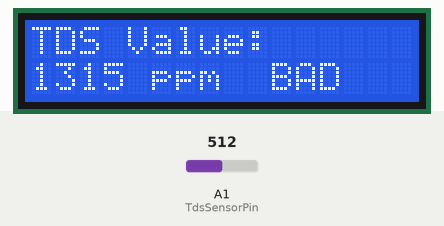
A sketch run on a simulated Arduino Uno, built with avr-gcc and run on an emulated ATmega328P. On the bench: 16×2 character LCD. Inputs (shaded band) come from the test bench; at power-on: A1 (TdsSensorPin) = 512. What the sketch prints to the serial monitor is not drawn.

Above: at 1.2 s.
1.3 s: A1 (TdsSensorPin) set to 460
At 2.6 s:
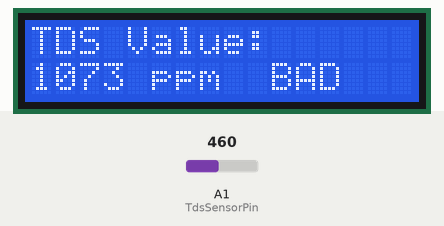
3.1 s: A1 (TdsSensorPin) set to 426
At 4.3 s:
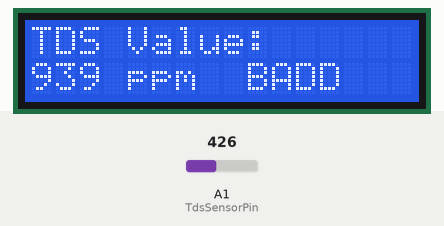
4.6 s: A1 (TdsSensorPin) set to 184
At 5.9 s:
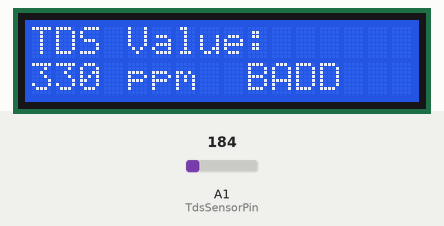
6.2 s: A1 (TdsSensorPin) set to 159
At 6.7 s:
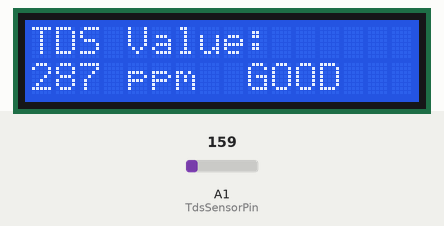
7.7 s: A1 (TdsSensorPin) set to 57
At 8.5 s:
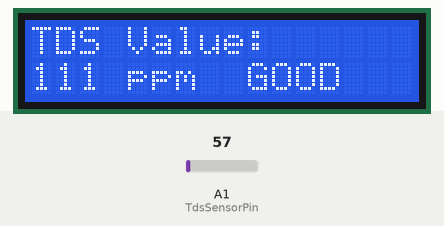
9.3 s: A1 (TdsSensorPin) set to 45
At 10.2 s:
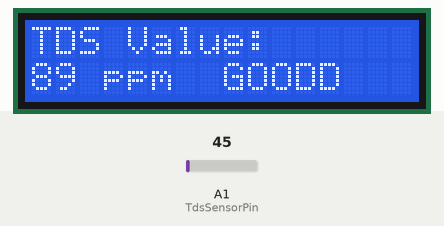
Timing chart, 0 to 11.8 s (numbered marks = the images above; inputs shaded):
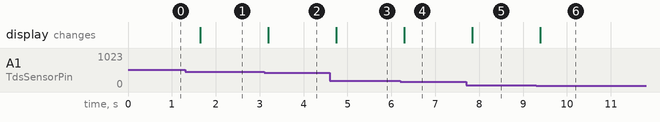

Measured:
- the behaviour switches between 442 and 441 on A1 (TdsSensorPin) (found by bisection; images 1 and 2)
- the behaviour switches between 167 and 166 on A1 (TdsSensorPin) (found by bisection; images 3 and 4)
- the behaviour switches between 51 and 50 on A1 (TdsSensorPin) (found by bisection; images 5 and 6)
- after the input at 1.3 s, the display: changes after 0.35 s (image 1)
- after the input at 3.1 s, the display: changes after 0.10 s (image 2)
- after the input at 4.6 s, the display: changes after 0.15 s (image 3)
- after the input at 6.2 s, the display: changes after 0.09 s (image 4)
- after the input at 7.7 s, the display: changes after 0.14 s (image 5)
- after the input at 9.3 s, the display: changes after 0.09 s (image 6)

The sketch:

TDS_SENSOR.ino
```cpp
#include <EEPROM.h>
#include "GravityTDS.h"
#include <Wire.h>
#include <LiquidCrystal_I2C.h>
#include <SoftwareSerial.h>

// Cấu hình cảm biến TDS
#define TdsSensorPin A1
#define TDS_THRESHOLD 300
GravityTDS gravityTds;

// Màn hình LCD
LiquidCrystal_I2C lcd(0x27, 16, 2);

// Bluetooth (HC-06)
SoftwareSerial bluetooth(2, 3); // HC-06 TX, RX

// Biến
float temperature = 25, tdsValue = 0;

void setup() {
  Serial.begin(9600);         // Để gỡ lỗi
  bluetooth.begin(9600);      // Tốc độ baud mặc định của HC-06

  // Khởi tạo cảm biến TDS
  gravityTds.setPin(TdsSensorPin);
  gravityTds.setAref(5.0);
  gravityTds.setAdcRange(1024);
  gravityTds.begin();

  // Khởi tạo LCD
  lcd.begin();
  lcd.backlight();
  lcd.setCursor(0, 0);
  lcd.print("TDS Value: ");
}

void loop() {
  // Đo TDS
  gravityTds.setTemperature(temperature);
  gravityTds.update();
  tdsValue = gravityTds.getTdsValue();

  // Hiển thị trên LCD
  lcd.setCursor(0, 1);
  lcd.print(tdsValue, 0);  // Hiển thị giá trị TDS (làm tròn về số nguyên)
  lcd.print(" ppm  ");    // Thêm khoảng trắng để dễ nhìn

  // Gửi giá trị TDS qua Bluetooth
  //bluetooth.print("TDS:");
  bluetooth.print(tdsValue, 0); // Gửi giá trị TDS (làm tròn về số nguyên)

  // Kiểm tra ngưỡng và hiển thị trạng thái trên LCD
  if (tdsValue > TDS_THRESHOLD) {
    lcd.print("BAD");
  } else {
    lcd.print("GOOD");
  }
  Serial.println(tdsValue, 0);
  delay(500);
}
```
